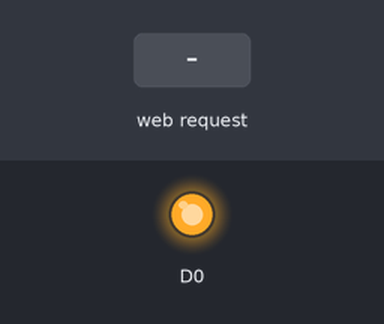
Simulated run of this sketch. Board: ESP8266 (NodeMCU). Shown: output pins drawn as LEDs (lit = HIGH). The test bench sets the inputs (shaded band). WiFi joins after 1.5 s; servers stay silent unless stated; what the sketch prints to the serial monitor is not drawn.

Above: at 2.7 s.
2.8 s: HTTP request GET /toggle received
At 3.7 s:
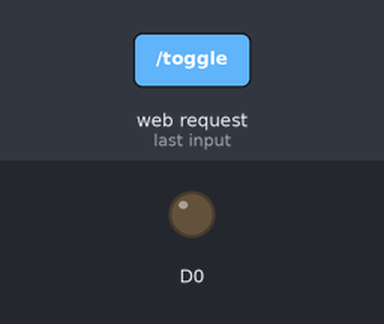
Timing chart, 0 to 5.8 s (numbered marks = the images above; inputs shaded):
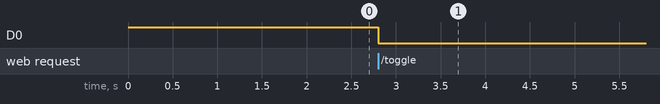

The sketch:

testJsCommand.ino
```cpp
#include<ESP8266WiFi.h>
#include<ESP8266WebServer.h>
ESP8266WebServer server;
char* ssid= "AIT";
char* pass = "coll@airtel578";
//uint8_t D0 = 16;
int Time,i;
void setup() {
 // put your setup code here, to run once:
pinMode(D0, OUTPUT);
digitalWrite(D0,HIGH);
WiFi.begin(ssid,pass);
Serial.begin(115200);
while(WiFi.status()!=WL_CONNECTED)
{
  Serial.print(".");
  delay(500);
}
Serial.println("connected");
Serial.println("ip address: ");
Serial.println(WiFi.localIP());


server.on("/",[](){server.send(200,"text/plain","Hello World!");});
//server.sendHeader("Access-Control-Allow-Origin", "*");
server.on("/toggle",toggleLED);

//server.on("/set",seTime);
server.begin();
server.onNotFound(handleNotFound);
}


void loop() {
  // put your main code here, to run repeatedly:
server.handleClient();
}

void toggleLED()
{
  server.sendHeader("Access-Control-Allow-Origin", "*");
  int hours = server.arg("hour").toInt();
  int mint = server.arg("min").toInt();
  Serial.println(mint);
  seTime(hours,mint);
//  Serial.println("hour=" + hours + "mint=" +mint);
//  digitalWrite(D0,!digitalRead(D0));
  server.send(204,"");
}
void seTime(int h, int m){
   Time = (h*3600)+(m*60);
   for( i = Time;i>=0;i--){
      Serial.print("i=");
      Serial.println(i);
      Serial.print("TIME ");
      Serial.println(Time);
    server.handleClient();
    if(i<(Time/10)){
      digitalWrite(D0,LOW);
      delay(500);
      digitalWrite(D0,HIGH);
      delay(500);
    }
    else{
    digitalWrite(D0,LOW);
    delay(1000);
    }
   }

}

void handleNotFound()
{
    if (server.method() == HTTP_OPTIONS)
    {
        server.sendHeader("Access-Control-Allow-Origin", "*");
        server.sendHeader("Access-Control-Max-Age", "10000");
        server.sendHeader("Access-Control-Allow-Methods", "PUT,POST,GET,OPTIONS");
        server.sendHeader("Access-Control-Allow-Headers", "*");
        server.send(204);
    }
    else
    {
        server.send(404, "text/plain", "");
    }
}
```

Measured:
- after the input at 2.8 s, D0: HIGH → LOW at once
